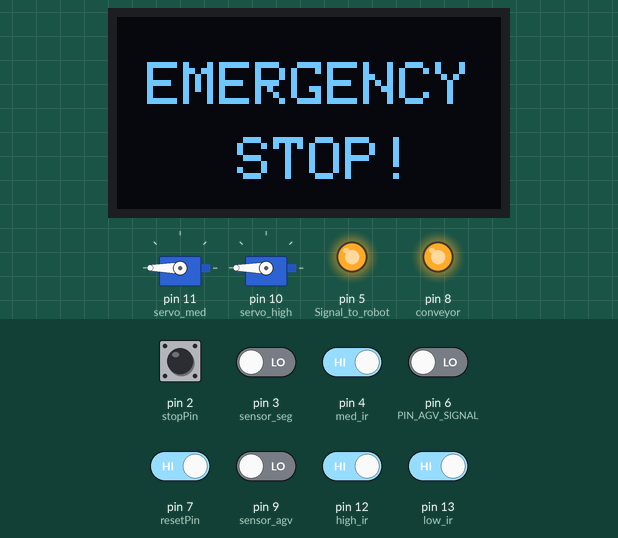
This sketch was run on a simulated Arduino Uno, built with avr-gcc and run on an emulated ATmega328P. Shown: 2 × servo, 128×64 one-colour display, output pins drawn as LEDs (lit = HIGH). Inputs (shaded band) come from the test bench; at power-on: pin 2 (stopPin), pin 4 (med_ir), pin 7 (resetPin), pin 12 (high_ir), pin 13 (low_ir) HIGH, pin 3 (sensor_seg), pin 6 (PIN_AGV_SIGNAL), pin 9 (sensor_agv) LOW. What the sketch prints to the serial monitor is not drawn.

Above: at 3.2 s.
3.3 s: pin 3 (sensor_seg) driven HIGH and pin 7 (resetPin) driven LOW
At 4.7 s:
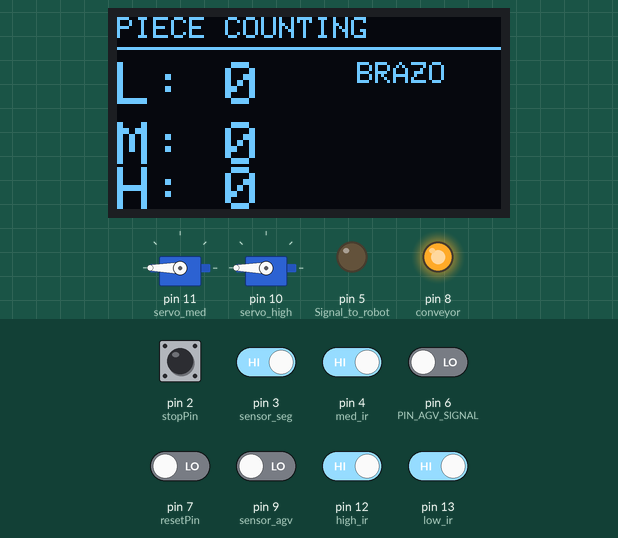
5.0 s: pin 6 (PIN_AGV_SIGNAL) driven HIGH
At 6.2 s:
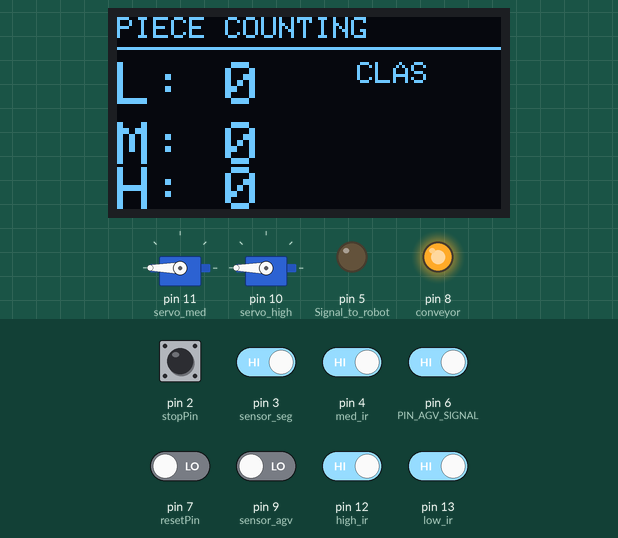
6.5 s: pin 4 (med_ir) driven LOW
At 9.2 s:
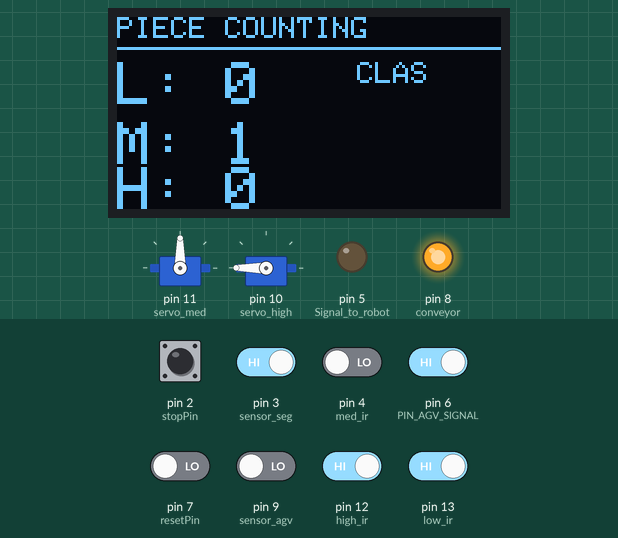
9.5 s: pin 2 (stopPin) pulled LOW for 0.15 s
At 9.54 s:
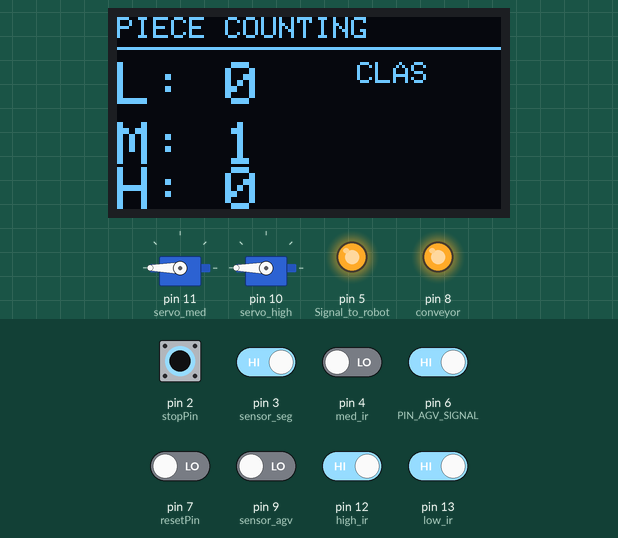
Timing chart, 0 to 12.1 s (numbered marks = the images above; inputs shaded):
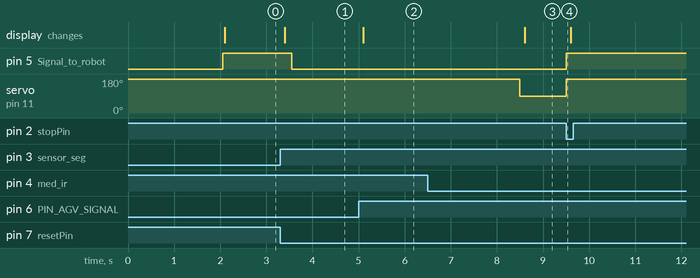

Measured:
- after the input at 3.3 s, pin 5 (Signal_to_robot): HIGH → LOW after 0.25 s; the display: changes after 0.10 s (image 1)
- after the input at 5.0 s, the display: changes after 0.10 s (image 2)
- after the input at 6.5 s, servo on pin 11 (servo_med): 180° → 90° after 2.0 s; the display: changes after 2.1 s (image 3)
- after the input at 9.5 s, pin 5 (Signal_to_robot): LOW → HIGH after 0.00 s instead of 2.5 s; pin 8 (conveyor): stays HIGH (without the input it goes to LOW after 2.5 s); servo on pin 11 (servo_med): 90° → 180° at once

The sketch:

V6_Master_3rd_station.ino
```cpp
/*
 *  MASTER - 3ra Estacion (V5 - Comunicacion GPIO)
 *
 *  PROTOCOLO DE COMUNICACION:
 *
 *  [Slave → Master]  PIN_AGV_SIGNAL (entrada):
 *    Pulso LOW→HIGH  = brazo en reposo, pieza depositada (confirmacion)
 *
 *  [Master → Slave]  Signal_to_robot (salida), diferenciado por duracion:
 *    Pulso HIGH ~250 ms        → CMD_START_BRAZO
 *    Pulso HIGH ~550 ms        → CMD_RELEASE_AGV
 *    HIGH sostenido > 700 ms   → EMERGENCIA (brazo se congela)
 *    Flanco HIGH→LOW           → REARME
 *
 *  CONEXIONES:
 *    IR sensores pieza → Pines 13, 4, 12
 *    Sensor AGV        → Pin 9

 *    Sensor seguridad  → Pin 3  (INPUT) prioridad absoluta
 *    Servos            → Pines 11, 10
 *    Conveyor          → Pin 8  (relay logica inversa: LOW=ON, HIGH=OFF)
 *    STOP              → Pin 2  (INPUT_PULLUP)
 *    RESET             → Pin 7  (INPUT_PULLUP)


 *    Signal_to_robot   → Pin 5  (OUTPUT)
 *    PIN_AGV_SIGNAL    → Pin 6  (INPUT)
 *    OLED              → SDA=A4, SCL=A5
 */

#include <Servo.h>
#include <Wire.h>
#include <Adafruit_GFX.h>
#include <Adafruit_SSD1306.h>

// ── Duraciones del protocolo GPIO ────────────────────────────
const unsigned long PULSE_START_MS      =  250;
const unsigned long PULSE_RELEASE_MS    =  550;
const unsigned long EMERGENCY_THRESHOLD =  700;

// ── OLED ─────────────────────────────────────────────────────
#define SCREEN_WIDTH  128
#define SCREEN_HEIGHT  64
#define OLED_RESET     -1
Adafruit_SSD1306 display(SCREEN_WIDTH, SCREEN_HEIGHT, &Wire, OLED_RESET);

// ── Pines ─────────────────────────────────────────────────────
const int low_ir          = 13;
const int med_ir          =  4;
const int high_ir         = 12;

const int sensor_agv      =  9;
const int sensor_seg      =  3;
const int conveyor        =  8;
const int stopPin         =  2;
const int resetPin        =  7;
const int Signal_to_robot =  5;
const int PIN_AGV_SIGNAL  =  6;

// ── Macros conveyor ──────────────────────────────────────────
#define CONVEYOR_ON   LOW
#define CONVEYOR_OFF  HIGH

// ── Tamanio de lote ──────────────────────────────────────────
const int BATCH_SIZE = 5;

// ── Servos clasificadores ────────────────────────────────────
Servo servo_med, servo_high;
const int def_pos  = 180;
const int med_pos  =  90;
const int high_pos =  90;

// ── Estados ──────────────────────────────────────────────────
enum state {
  IDLE,
  BRAZO_ACTIVO,
  CLASIFICANDO,
  BANDA_CORRIENDO,
  CICLO_COMPLETO,
  BATCH_WAIT,
  Stop
};
state current = IDLE;

// ── Contadores ───────────────────────────────────────────────
int count_low  = 0;
int count_med  = 0;
int count_high = 0;

// ── Timers ───────────────────────────────────────────────────
const unsigned long SERVO_TO_CONVEYOR  =  3500;
const unsigned long CONVEYOR_TIMEOUT   = 10000;
const unsigned long CYCLE_MSG_DURATION =  3000;
const unsigned long CLASSIFY_DELAY     =  3500;
const unsigned long displayInterval    =   100;

unsigned long tServoActivado       = 0;
unsigned long tBandaEncendida      = 0;
unsigned long tCicloCompleto       = 0;
unsigned long tSignal              = 0;
unsigned long displayTime          = 0;
unsigned long tClasificacionInicio = 0;

// ── Flags de entradas ────────────────────────────────────────
bool read_stop        = false;
bool read_seg         = false;
bool read_low         = false;
bool read_med         = false;
bool read_high        = false;
bool read_agv         = false;
bool read_agv_signal  = false;
bool prev_agv_signal  = false;
bool emergencyStopped = false;

// ── Flags de control ─────────────────────────────────────────
bool lowCounted         = false;
bool batchPending       = false;
bool clasificacionHecha = false;  // evita encender banda antes de clasificar
bool lastStopState      = HIGH;
bool lastResetState     = HIGH;
bool lastSegState       = LOW;

// ── Estado de la senal al Slave ──────────────────────────────
enum PulsoTipo { PULSO_NINGUNO, PULSO_START, PULSO_RELEASE, PULSO_EMERGENCIA };
PulsoTipo pulsoActivo = PULSO_NINGUNO;

// ─────────────────────────────────────────────────────────────
//  Senales al Slave
// ─────────────────────────────────────────────────────────────
void sendStart() {
  if (pulsoActivo != PULSO_NINGUNO) return;
  digitalWrite(Signal_to_robot, HIGH);
  tSignal     = millis();
  pulsoActivo = PULSO_START;
  Serial.println(F("Senal: START"));
}

void sendRelease() {
  if (pulsoActivo != PULSO_NINGUNO) return;
  digitalWrite(Signal_to_robot, HIGH);
  tSignal     = millis();
  pulsoActivo = PULSO_RELEASE;
  Serial.println(F("Senal: RELEASE"));
}

void sendEmergency() {
  digitalWrite(Signal_to_robot, HIGH);
  pulsoActivo = PULSO_EMERGENCIA;
  Serial.println(F("Senal: EMERGENCIA"));
}

void sendRearme() {
  digitalWrite(Signal_to_robot, LOW);
  pulsoActivo = PULSO_NINGUNO;
  Serial.println(F("Senal: REARME"));
}

void manageSignalPin() {
  if (pulsoActivo == PULSO_START &&
      millis() - tSignal >= PULSE_START_MS) {
    digitalWrite(Signal_to_robot, LOW);
    pulsoActivo = PULSO_NINGUNO;
  }
  if (pulsoActivo == PULSO_RELEASE &&
      millis() - tSignal >= PULSE_RELEASE_MS) {
    digitalWrite(Signal_to_robot, LOW);
    pulsoActivo = PULSO_NINGUNO;
  }
}

// ─────────────────────────────────────────────────────────────
//  Lectura de entradas
// ─────────────────────────────────────────────────────────────
void readInputs() {
  read_low  = digitalRead(low_ir)     == LOW;
  read_med  = digitalRead(med_ir)     == LOW;
  read_high = digitalRead(high_ir)    == LOW;
  read_agv  = digitalRead(sensor_agv) == LOW;
  read_seg  = digitalRead(sensor_seg) == LOW;

  // Sensor LOW: solo cuenta mientras la banda corre
  if (current == BANDA_CORRIENDO && read_low) {
    if (!lowCounted) {
      count_low++;
      lowCounted = true;
      Serial.println(F("Pieza chica contada."));
    }
  } else {
    lowCounted = false;
  }

  // Confirmacion del Slave: flanco LOW→HIGH
  prev_agv_signal = read_agv_signal;
  read_agv_signal = digitalRead(PIN_AGV_SIGNAL) == HIGH;

  // Boton STOP: latch
  bool currentStopState = digitalRead(stopPin);
  if (currentStopState == LOW && lastStopState == HIGH) {
    emergencyStopped = true;
  }
  lastStopState = currentStopState;

  // Sensor seguridad: latch al detectar presencia
  if (read_seg && !lastSegState) {
    emergencyStopped = true;
    Serial.println(F("Sensor seguridad: zona ocupada!"));
  }
  lastSegState = read_seg;

  // Boton RESET: libera latch solo si zona despejada
  bool currentResetState = digitalRead(resetPin);
  if (currentResetState == LOW && lastResetState == HIGH && !read_seg) {
    emergencyStopped = false;
  }
  lastResetState = currentResetState;

  read_stop = emergencyStopped;
}

// ─────────────────────────────────────────────────────────────
//  Verificar lote completo
// ─────────────────────────────────────────────────────────────
bool batchComplete() {
  return (count_low  >= BATCH_SIZE ||
          count_med  >= BATCH_SIZE ||
          count_high >= BATCH_SIZE);
}

void resetBatchCounters() {
  if (count_low  >= BATCH_SIZE) count_low  = 0;
  if (count_med  >= BATCH_SIZE) count_med  = 0;
  if (count_high >= BATCH_SIZE) count_high = 0;
  Serial.println(F("Contadores de lote reseteados."));
}

// ─────────────────────────────────────────────────────────────
//  Maquina de estados
// ─────────────────────────────────────────────────────────────
void updateStates() {
  unsigned long ahora = millis();

  // ── STOP/SEGURIDAD: prioridad absoluta ───────────────────
  if (current != Stop && read_stop) {
    servo_med.write(def_pos);
    servo_high.write(def_pos);
    digitalWrite(conveyor, CONVEYOR_OFF);
    sendEmergency();
    current = Stop;
    return;
  }

  switch (current) {

    case IDLE:
      if (read_agv) {
        Serial.println(F("AGV detectado. Activando brazo..."));
        sendStart();
        current = BRAZO_ACTIVO;
      }
      break;

    case BRAZO_ACTIVO:
      if (!prev_agv_signal && read_agv_signal) {
        Serial.println(F("Brazo en reposo. Esperando estabilizacion sensores..."));
        tClasificacionInicio = ahora;
        clasificacionHecha   = false;
        current = CLASIFICANDO;
      }
      break;

    case CLASIFICANDO:
      // Paso 1: esperar delay de estabilizacion y clasificar una sola vez
      if (!clasificacionHecha &&
          ahora - tClasificacionInicio >= CLASSIFY_DELAY) {
        if (read_med && read_high) {
          servo_high.write(high_pos);
          count_high++;
          Serial.println(F("Pieza grande confirmada."));
        } else if (read_med && !read_high) {
          servo_med.write(med_pos);
          count_med++;
          Serial.println(F("Pieza mediana confirmada."));
        } else {
          Serial.println(F("Pieza chica confirmada."));
        }
        clasificacionHecha = true;
        tServoActivado     = ahora;  // timer para banda empieza AQUI
      }

      // Paso 2: solo encender banda si ya se clasifico
      if (clasificacionHecha &&
          ahora - tServoActivado >= SERVO_TO_CONVEYOR) {
        Serial.println(F("Encendiendo banda."));
        digitalWrite(conveyor, CONVEYOR_ON);
        sendRelease();
        tBandaEncendida = ahora;
        current = BANDA_CORRIENDO;
      }
      break;

    case BANDA_CORRIENDO:
      if (ahora - tBandaEncendida >= CONVEYOR_TIMEOUT) {
        Serial.println(F("Apagando banda. Regresando servos."));
        digitalWrite(conveyor, CONVEYOR_OFF);
        servo_med.write(def_pos);
        servo_high.write(def_pos);
        tCicloCompleto = ahora;
        current = CICLO_COMPLETO;
      }
      break;

    case CICLO_COMPLETO:
      if (ahora - tCicloCompleto >= CYCLE_MSG_DURATION) {
        if (batchComplete()) {
          Serial.println(F("Lote completo. Esperando operario."));
          batchPending = true;
          current = BATCH_WAIT;
        } else {
          current = IDLE;
        }
      }
      break;

    case BATCH_WAIT:
      if (!read_stop && !read_seg) {
        resetBatchCounters();
        batchPending = false;
        current = IDLE;
        Serial.println(F("Lote retirado. Reanudando."));
      }
      break;

    case Stop:
      if (!read_stop) {
        sendRearme();
        current = batchPending ? BATCH_WAIT : IDLE;
      }
      break;
  }
}

// ─────────────────────────────────────────────────────────────
//  Display
// ─────────────────────────────────────────────────────────────
void updateDisplay() {
  if (millis() - displayTime < displayInterval) return;
  displayTime = millis();

  display.clearDisplay();

  if (current == Stop) {
    display.setTextSize(2);
    display.setTextColor(SSD1306_WHITE);
    display.setCursor(10, 15);
    display.println("EMERGENCY");
    display.setCursor(40, 40);
    display.println("STOP!");
    display.display();
    return;
  }

  if (current == CICLO_COMPLETO) {
    display.setTextSize(2);
    display.setTextColor(SSD1306_WHITE);
    display.setCursor(10, 20);
    display.println("CYCLE");
    display.setCursor(10, 42);
    display.println("COMPLETE");
    display.display();
    return;
  }

  if (current == BATCH_WAIT) {
    display.setTextSize(2);
    display.setTextColor(SSD1306_WHITE);
    display.setCursor(10, 15);
    display.println("BATCH");
    display.setCursor(10, 37);
    display.println("COMPLETE");
    display.setTextSize(1);
    display.setCursor(10, 57);
    display.println("Remove pieces");
    display.display();
    return;
  }

  display.setTextSize(1);
  display.setTextColor(SSD1306_WHITE);
  display.setCursor(0, 0);
  display.println("PIECE COUNTING");
  display.drawLine(0, 10, 128, 10, SSD1306_WHITE);

  display.setTextSize(2);
  display.setCursor(0, 15);
  display.print("L: ");
  display.print(count_low);
  display.setCursor(0, 35);
  display.print("M: ");
  display.print(count_med);
  display.setCursor(0, 50);
  display.print("H: ");
  display.print(count_high);

  display.setTextSize(1);
  display.setCursor(80, 15);
  switch (current) {
    case IDLE:            display.print("IDLE");  break;
    case BRAZO_ACTIVO:    display.print("BRAZO"); break;
    case CLASIFICANDO:    display.print("CLAS");  break;
    case BANDA_CORRIENDO: display.print("BANDA"); break;
    default: break;
  }

  display.display();
}

// ─────────────────────────────────────────────────────────────
//  Setup & Loop
// ─────────────────────────────────────────────────────────────
void setup() {
  Serial.begin(9600);

  pinMode(low_ir,          INPUT);
  pinMode(med_ir,          INPUT);
  pinMode(high_ir,         INPUT);
  pinMode(sensor_agv,      INPUT);
  pinMode(sensor_seg,      INPUT);
  pinMode(conveyor,        OUTPUT);
  pinMode(stopPin,         INPUT_PULLUP);
  pinMode(resetPin,        INPUT_PULLUP);
  pinMode(Signal_to_robot, OUTPUT);
  pinMode(PIN_AGV_SIGNAL,  INPUT);

  digitalWrite(Signal_to_robot, LOW);
  digitalWrite(conveyor, CONVEYOR_OFF);

  servo_med.attach(11);
  servo_high.attach(10);
  servo_med.write(def_pos);
  servo_high.write(def_pos);

  display.begin(SSD1306_SWITCHCAPVCC, 0x3C);
  Wire.begin();
  display.clearDisplay();
  display.display();

  // Inicializar prev_agv_signal con estado real del pin
  prev_agv_signal = (digitalRead(PIN_AGV_SIGNAL) == HIGH);

  // Dar tiempo al Slave para terminar su setup
  delay(2000);

  Serial.println(F("Maestro iniciado - V5"));
}

void loop() {
  readInputs();
  manageSignalPin();
  updateStates();
  updateDisplay();
}
```
